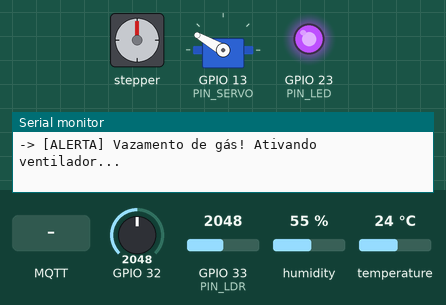
The program below on a simulated ESP32. Shown: stepper motor, servo, output pins drawn as LEDs (lit = HIGH), the last lines printed to the serial monitor. Wiring (from diagram.json): stepper motor driver (200 steps per turn assumed): step GPIO 2; direction GPIO 15. The inputs (shaded band) are chosen by the test bench; at power-on: GPIO 33 (PIN_LDR) = 2048, GPIO 32 = 2048, temperature 24 °C, humidity 55 %. WiFi joins after 1.5 s; servers stay silent unless stated; no MQTT or app messages arrive unless stated; pins used as bus, display or sensor lines are not drawn.

Above: at 2.7 s.
2.8 s: GPIO 33 (PIN_LDR) set to 1171
At 3.53 s:
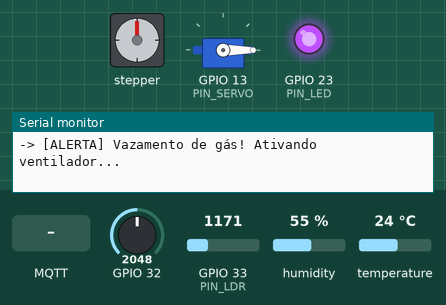
8.6 s: GPIO 33 (PIN_LDR) set to 1053
At 14.05 s:
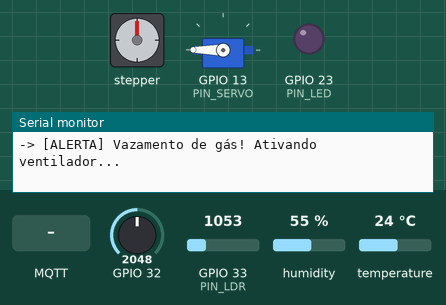
15.0 s: MQTT message "1" arrives on the first subscribed topic
At 19.4 s:
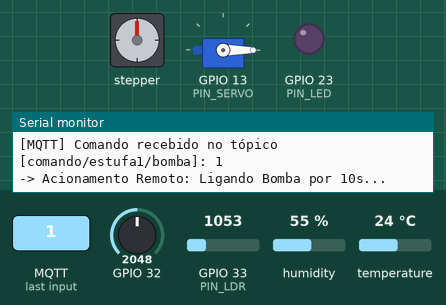
20.2 s: GPIO 32 set to 1393
31.7 s: GPIO 32 set to 1280
35.2 s: temperature set to 31.4 °C
38.7 s: temperature set to 32.7 °C
At 39.12 s:
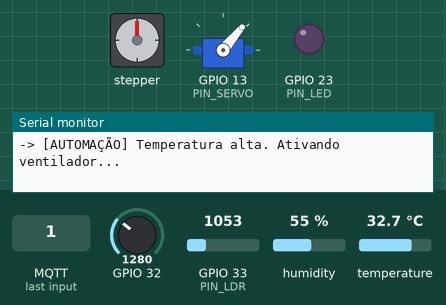
Timing chart, 0 to 47.0 s (numbered marks = the images above; inputs shaded):
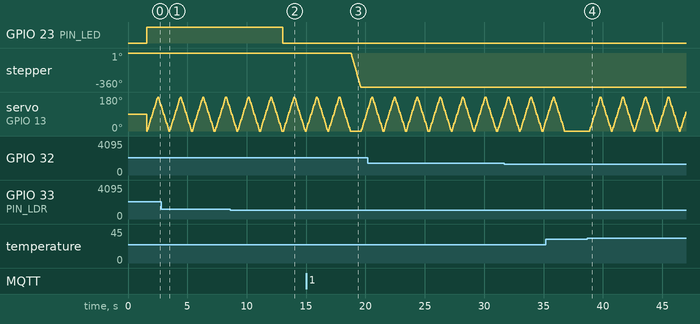

Measured:
- the behaviour switches between 1120 and 1119 on GPIO 33 (PIN_LDR) (found by bisection; images 1 and 2)
- the behaviour switches between 32 and 32.1 °C on temperature (found by bisection; images 3 and 4)
- after the input at 8.6 s, GPIO 23 (PIN_LED): HIGH → LOW after 4.5 s
- after the input at 15.0 s, stepper: turns 360° counter-clockwise in 0.80 s, starting after 3.8 s

The program:

main.cpp
```cpp
#include <Arduino.h>
#include <WiFi.h>
#include <PubSubClient.h>
#include <ESP32Servo.h>
#include "DHTesp.h"

// Definições de Pinos
const int PIN_SERVO = 13;
const int PIN_DHT = 12;
const int PIN_LDR = 33;
const int PIN_LED = 23;
const int PIN_DIR_MOTOR = 15;
const int PIN_STEP_MOTOR = 2;
const int stepsPerRevolution = 200;

// Variáveis de Estado dos Atuadores
bool LED_State = false;
bool bombaLigada = false;
bool ventiladorLigado = false;

// Variáveis de Controle Remoto Temporizado (MQTT)
unsigned long tempoComandoRemotoBomba = 0;
unsigned long tempoComandoRemotoVentilador = 0;
unsigned long tempoComandoRemotoLED = 0;

bool bombaEmModoRemoto = false;
bool ventiladorEmModoRemoto = false;
bool ledEmModoRemoto = false;

const unsigned long DURACAO_COMANDO_REMOTO = 10000;

// Variáveis LDR
const float GAMMA = 0.7;
const float RL10 = 50;

// Variáveis Nível de Água Simulada
float nivelAgua = 50.0;
const float TAXA_CONSUMO = 1.5;
const float TAXA_ENCHIMENTO = 4.0;

// Configurações de Rede e MQTT
const char* ssid = "Wokwi-GUEST";
const char* password = "";
const char* mqtt_server = "192.168.0.76";

// Variável para controlar a simulação de água a cada 1 segundo,
unsigned long tempoAnteriorAgua = 0;
const long intervaloAgua = 1000;

// Controle de Tempo para Leitura e Automação (Mais rápido)
unsigned long tempoAnteriorLeitura = 0;
const long intervaloLeitura = 1000; // Lê os sensores e roda automação a cada 1 segundo

// Controle de Tempo para Publicação MQTT
unsigned long tempoAnteriorPublicacao = 0;
const long intervaloPublicacao = 5000; // Publica no MQTT a cada 10 segundos

// Variáveis globais para armazenar as últimas leituras (compartilhadas entre as funções)
float t = 24.0, h = 50.0, l = 500.0;
int g = 0;

Servo servo;
DHTesp dhtSensor;
WiFiClient espClient;
PubSubClient client(espClient);

void ler_temp_humidade();
void ler_luminosidade();
void ler_gas();
void ler_nivel_agua();
void acionar_ventilador();
void acionar_lampada();
void acionar_bomba_agua();
void reconnect();
void publicar_dados(float temp, float hum, float lux, int gas, float agua);
void controlar_automacao(float temp, float agua, float lux, int gas);
void verificar_temporizadores_remotos();
void callback(char* topic, byte* payload, unsigned int length);

void setup() {
  Serial.begin(115200);
  servo.attach(PIN_SERVO, 500, 2400);
  dhtSensor.setup(PIN_DHT, DHTesp::DHT22);
  pinMode(PIN_LED, OUTPUT);
  pinMode(PIN_DIR_MOTOR, OUTPUT);
  pinMode(PIN_STEP_MOTOR, OUTPUT);

  Serial.print("Conectando ao WiFi...");
  WiFi.begin(ssid, password);
  while (WiFi.status() != WL_CONNECTED) {
    delay(500);
    Serial.print(".");
  }
  Serial.println("");
  Serial.println("WiFi Conectado!");

  client.setServer(mqtt_server, 1883);
  client.setCallback(callback);
}

float ler_temp() {
  TempAndHumidity data = dhtSensor.getTempAndHumidity();
  return data.temperature;
}

float ler_humidade() {
  TempAndHumidity data = dhtSensor.getTempAndHumidity();
  return data.humidity;
}

float obter_luminosidade(){
    int ldr = analogRead(PIN_LDR);
    ldr = map(ldr, 4095, 0, 1024, 0);
    if (ldr <= 0) return 0;
    float tensao = ldr / 1024.0 * 5.0;
    if (tensao >= 4.99) return 0;
    float resistencia = 2000 * tensao / (1 - tensao / 5);
    return pow(RL10 * 1000.0 * pow(10.0, GAMMA) / resistencia, 1.0 / GAMMA);
}

int obter_gas(){
  int gasvalue = analogRead(32);
  return map(gasvalue, 843, 4041, 0, 100);
}

void atualizar_nivel_agua(){
  unsigned long tempoAtual = millis();

  // A simulação agora só avança se passar 1 segundo
  if (tempoAtual - tempoAnteriorAgua >= intervaloAgua) {
    tempoAnteriorAgua = tempoAtual; // Reseta o cronômetro da água

    if (bombaLigada) {
      nivelAgua = nivelAgua + TAXA_ENCHIMENTO - TAXA_CONSUMO;
    } else {
      nivelAgua = nivelAgua - TAXA_CONSUMO;
    }

    // Limita as variáveis entre 0 e 100
    if (nivelAgua > 100.0) nivelAgua = 100.0;
    if (nivelAgua < 0.0)   nivelAgua = 0.0;
  }
}

void acionar_bomba_agua(){
  bombaLigada = true;
  digitalWrite(PIN_DIR_MOTOR, LOW);

  for(int x = 0; x < stepsPerRevolution; x++){
    digitalWrite(PIN_STEP_MOTOR, HIGH);
    delayMicroseconds(2000);
    digitalWrite(PIN_STEP_MOTOR, LOW);
    delayMicroseconds(2000);
  }

}

void desligar_bomba_agua() {
  bombaLigada = false;
}

void acionar_ventilador() {
  ventiladorLigado = true;
  int pos = 0;
  int count = 0;
  while(count != 3){
    for (pos = 0; pos <= 180; pos += 10) { servo.write(pos); delay(50); }
    for (pos = 180; pos >= 0; pos -= 10) { servo.write(pos); delay(50); }
    count += 1;
  }
}

void desligar_ventilador() {
  ventiladorLigado = false;
  servo.write(0);
}

void controlar_led(bool estado) {
  LED_State = estado;
  digitalWrite(PIN_LED, LED_State);
}

// --- FUNÇÃO CALLBACK: PROCESSA COMANDOS VINDOS DO BROKER ---
void callback(char* topic, byte* payload, unsigned int length) {
  String msg = "";
  for (int i = 0; i < length; i++) {
    msg += (char)payload[i];
  }

  String strTopic = String(topic);
  Serial.printf("\n[MQTT] Comando recebido no tópico [%s]: %s\n", topic, msg.c_str());

  // Comando para a Bomba
  if (strTopic == "comando/estufa1/bomba" && msg == "1") {
    Serial.println("-> Acionamento Remoto: Ligando Bomba por 10s...");
    bombaEmModoRemoto = true;
    tempoComandoRemotoBomba = millis();
    acionar_bomba_agua();
  }
  // Comando para o Ventilador
  else if (strTopic == "comando/estufa1/ventilador" && msg == "1") {
    Serial.println("-> Acionamento Remoto: Ligando Ventilador por 10s...");
    ventiladorEmModoRemoto = true;
    tempoComandoRemotoVentilador = millis();
    acionar_ventilador();
  }
  // Comando para o LED
  else if (strTopic == "comando/estufa1/led") {
    if (msg == "1") {
      Serial.println("-> Acionamento Remoto: Ligando LED por 10s...");
      ledEmModoRemoto = true;
      tempoComandoRemotoLED = millis();
      controlar_led(true);
    }
  }
}

void reconnect() {
  while (!client.connected()) {
    Serial.print("Tentando conexão MQTT...");
    if (client.connect("ESP32-Estufa1")) {
      Serial.println("Conectado ao Broker MQTT!");

      client.subscribe("comando/estufa1/bomba");
      client.subscribe("comando/estufa1/ventilador");
      client.subscribe("comando/estufa1/led");
      Serial.println("-> Inscrito nos tópicos de comando com sucesso!");

    } else {
      Serial.print("Falhou, rc=");
      Serial.print(client.state());
      Serial.println(" Tentando novamente em 2 segundos...");
      delay(2000); // Pequeno delay na tentativa de reconexão
    }
  }
}

void publicar_dados(float temp, float hum, float lux, int gas, float agua){
  if (client.connected()) {
    client.publish("monitoramento/estufa1/temperatura", String(temp, 2).c_str());
    client.publish("monitoramento/estufa1/umidade", String(hum, 1).c_str());
    client.publish("monitoramento/estufa1/luminosidade", String(lux, 1).c_str());
    client.publish("monitoramento/estufa1/gas", String(gas).c_str());
    client.publish("monitoramento/estufa1/nivel_agua", String(agua, 1).c_str());

    // Publicação do Estado Atual dos Atuadores (1 = Ligado, 0 = Desligado)
    client.publish("monitoramento/estufa1/estado_bomba", bombaLigada ? "1" : "0");
    client.publish("monitoramento/estufa1/estado_ventilador", ventiladorLigado ? "1" : "0");
    client.publish("monitoramento/estufa1/estado_led", LED_State ? "1" : "0");

    Serial.println("-> Dados publicados no MQTT com sucesso!");
  }
}

void controlar_automacao(float temp, float agua, float lux, int gas) {

// --- 1. AUTOMAÇÃO DA BOMBA ---
  if (!bombaEmModoRemoto) { // Só roda se NÃO estiver sob comando MQTT
    if (agua < 30.0 && !bombaLigada) {
      Serial.println("-> [AUTOMAÇÃO] Água baixa. Ligando bomba...");
      bombaLigada= true;
    }
    else if (agua > 85.0 && bombaLigada) {
      Serial.println("-> [AUTOMAÇÃO] Nível seguro atingido. Desligando bomba...");
      desligar_bomba_agua();
    }

    if(bombaLigada){
      acionar_bomba_agua();
    }
  }

  // --- 2. AUTOMAÇÃO DA LÂMPADA ---
  if (!ledEmModoRemoto) { // Só roda se NÃO estiver sob comando MQTT
    if (lux < 200.0 && !LED_State) {
      Serial.println("-> [AUTOMAÇÃO] Luminosidade baixa! Acendendo lâmpada...");
      controlar_led(true);
    }
    else if (lux >= 400.0 && LED_State) {
      Serial.println("-> [AUTOMAÇÃO] Luminosidade alta. Desligando lâmpada...");
      controlar_led(false);
    }
  }

  // --- 3. AUTOMAÇÃO DO VENTILADOR ---
  if (!ventiladorEmModoRemoto) { // Só roda se NÃO estiver sob comando MQTT
    if (temp > 32.0 || gas > 15) {
      if (temp > 32.0 && gas > 15) Serial.println("-> [ALERTA MÁXIMO] Temperatura E Gás altos!");
      else if (temp > 32.0) Serial.println("-> [AUTOMAÇÃO] Temperatura alta. Ativando ventilador...");
      else Serial.println("-> [ALERTA] Vazamento de gás! Ativando ventilador...");
      acionar_ventilador();
    } else{
      ventiladorLigado = false;
    }
  }
}

void verificar_temporizadores_remotos() {
  unsigned long agora = millis();

  // Verifica tempo da Bomba Remota
  if (bombaEmModoRemoto && (agora - tempoComandoRemotoBomba >= DURACAO_COMANDO_REMOTO)) {
    Serial.println("-> [TEMPO ESGOTADO] Comando remoto da Bomba finalizado. Devolvendo para automação.");
    bombaEmModoRemoto = false;
    desligar_bomba_agua(); // Estado padrão de retorno seguro
  }

  // Verifica tempo do Ventilador Remoto
  if (ventiladorEmModoRemoto && (agora - tempoComandoRemotoVentilador >= DURACAO_COMANDO_REMOTO)) {
    Serial.println("-> [TEMPO ESGOTADO] Comando remoto do Ventilador finalizado. Devolvendo para automação.");
    ventiladorEmModoRemoto = false;
    desligar_ventilador();
  }

  // Verifica tempo do LED Remoto
  if (ledEmModoRemoto && (agora - tempoComandoRemotoLED >= DURACAO_COMANDO_REMOTO)) {
    Serial.println("-> [TEMPO ESGOTADO] Comando remoto do LED finalizado. Devolvendo para automação.");
    ledEmModoRemoto = false;
    // O LED simplesmente volta a aceitar o controle da automação no próximo ciclo
  }
}

void loop() {
  // Mantém MQTT ativo
  if (!client.connected()) reconnect();
  client.loop();

  // Simulação contínua do nível da água
  atualizar_nivel_agua();

  verificar_temporizadores_remotos();

  unsigned long tempoAtual = millis();

  // --- CRONÔMETRO 1: LEITURA E AUTOMAÇÃO (A cada 1 segundo) ---
  if (tempoAtual - tempoAnteriorLeitura >= intervaloLeitura) {
    tempoAnteriorLeitura = tempoAtual;

    // Atualiza as variáveis globais com os dados novos
    t = ler_temp(); h = ler_humidade(); l = obter_luminosidade(); g = obter_gas();

    Serial.println("");
    Serial.printf("Temp: %.2f C | Lux: %.1f lx | Gás: %d%% | Água: %.1f%%\n", t, l, g, nivelAgua);
    Serial.println("");
    // Roda a automação imediatamente para proteger o sistema rápido
    controlar_automacao(t, nivelAgua, l, g);
  }

  // --- CRONÔMETRO 2: PUBLICAÇÃO MQTT (A cada 10 segundos) ---
  if (tempoAtual - tempoAnteriorPublicacao >= intervaloPublicacao) {
    tempoAnteriorPublicacao = tempoAtual;

    // Print de Monitoramento local
    Serial.println("=======================================================");
    Serial.println(">> ENVIANDO RELATÓRIO PERIÓDICO PARA O BROKER <<");
    Serial.printf("Temp: %.2f C | Lux: %.1f lx | Gás: %d%% | Água: %.1f%%", t, l, g, nivelAgua);
    Serial.println("");
    Serial.println("=======================================================");

    // Publica os últimos dados salvos
    publicar_dados(t, h, l, g, nivelAgua);
  }
}
```
